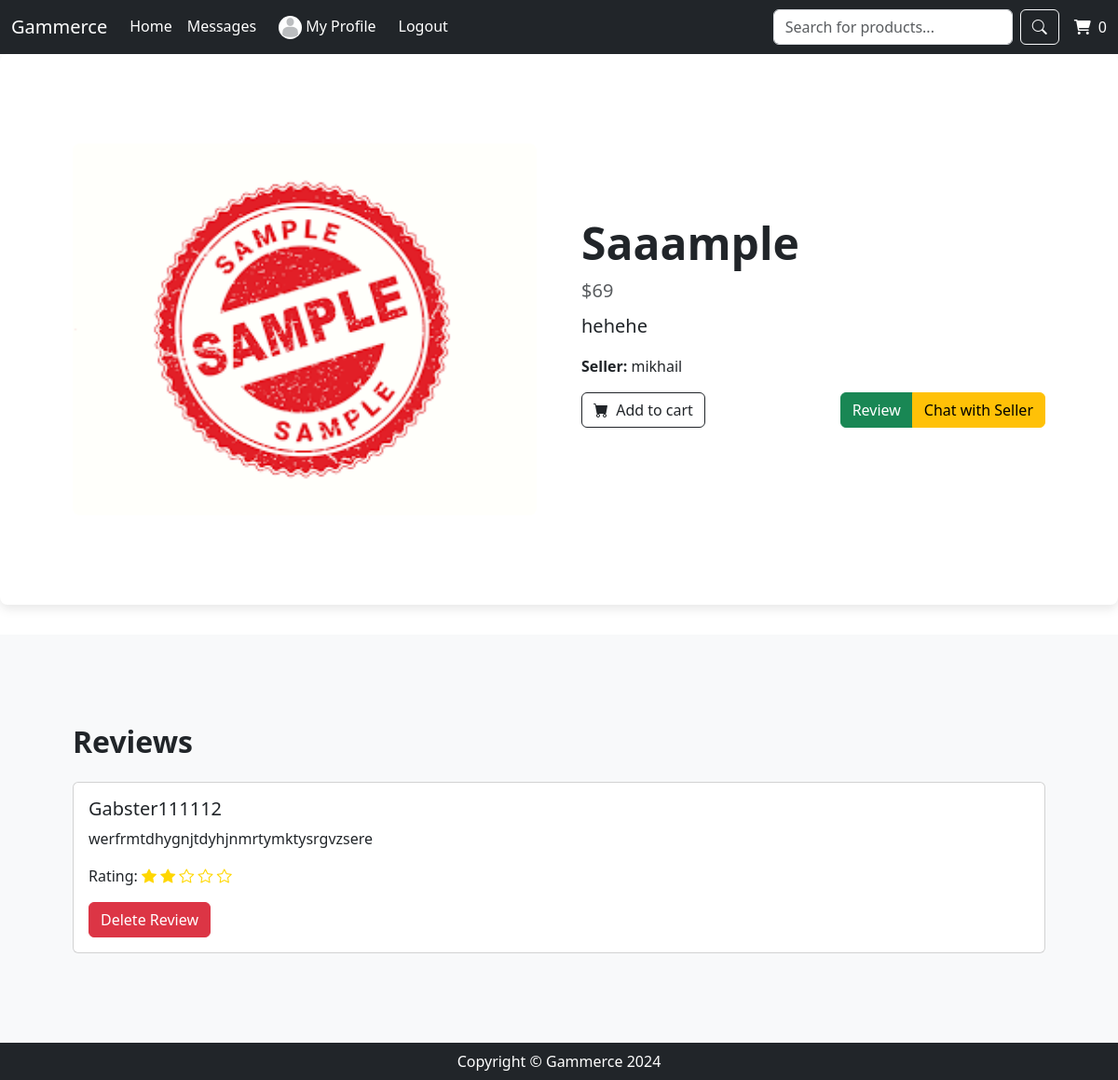
Page /products/list/5/ (signed in) on the committed database.
### core/models.py (models this page shows, shortened)
class User(AbstractBaseUser):
    email = models.EmailField(unique=True)
    username = models.CharField(max_length=100, unique=True)
    date_joined = models.DateTimeField(auto_now_add=True)
    active = models.BooleanField(default=True)
    staff = models.BooleanField(default=False)
    admin = models.BooleanField(default=False)
    seller = models.BooleanField(default=False)
    USERNAME_FIELD = 'email'
    REQUIRED_FIELDS = ['username']
    objects = UserManager()
    @property
    def is_active(self):
        return self.active
    @property
    def is_admin(self):
        return self.admin

class Profile(models.Model):
    user = models.OneToOneField(User, on_delete=models.CASCADE)
    products = models.ManyToManyField('products.Products', related_name='products', null=True, blank=True)
    orders = models.ManyToManyField('products.Order', related_name='orders', null=True, blank=True)
    reviews = models.ManyToManyField('products.Review', related_name='reviews', null=True, blank=True)
    profile_picture = models.ImageField(upload_to='profile_pictures/', null=True, blank=True, default='image/default.webp')

### products/models.py (models this page shows, shortened)
class Products(models.Model):
    name = models.CharField(max_length=100)
    price = models.IntegerField()
    category = models.ForeignKey(Category, on_delete=models.CASCADE)
    description = models.TextField()
    stock = models.IntegerField()
    image = models.ImageField(upload_to='products/images/')
    seller=models.ForeignKey(User,on_delete=models.CASCADE)

class Review(models.Model):
    product = models.ForeignKey(Products, on_delete=models.CASCADE)
    user = models.ForeignKey(User, on_delete=models.CASCADE)
    seller = models.ForeignKey(User, on_delete=models.CASCADE, related_name='seller_review')
    review = models.TextField()
    rating = models.IntegerField()
    def __str__(self):
        return self.product.name

### products/views.py (the view)
# urls.py: path('list/<int:pk>/', viewProduct, name='viewProduct'),
@login_required
def viewProduct(request, pk):
    product = Products.objects.get(pk=pk)
    obj_list = Review.objects.filter(product=product)
    print(obj_list)
    context = {
        'product': product,
        'reviews': obj_list
    }
    return render(request, 'products/productsDetail.html', context)

### templates/products/productsDetail.html (shortened to what this page needs)
{% extends 'base.html' %}
{% block content %}
<section class="product-details py-5">
    <div class="container px-4 px-lg-5 my-5">
        <div class="row gx-4 gx-lg-5 align-items-center">
            <div class="col-md-6">
                <img src="{{ product.image.url }}" class="product-image img-fluid mb-3 mb-md-0" alt="{{ product.name }}" />
            </div>
            <div class="col-md-6">
                <div class="product-info">
                    <h1 class="display-5 fw-bolder">{{ product.name }}</h1>
                    <div class="product-price fs-5 mb-2">
                        <span class="text-muted">${{ product.price }}</span>
                    </div>
                    <p class="lead">{{ product.description }}</p>
                    <p class="seller"><strong>Seller:</strong> {{ product.seller.username }}</p>
                    <div class="d-flex justify-content-between mt-3">
                        <div class="btn-group">
                            <form method="POST" action="{% url 'addToCart' product.id %}" class="d-inline">
                                <button class="btn btn-outline-dark flex-shrink-0" type="submit">
                                    <i class="bi-cart-fill me-1"></i> Add to cart
                                </button>
                            </form>
                        </div>
                        <div class="btn-group">
                            <a href="{% url 'review' product.id %}" class="btn btn-success">Review</a>
                            <a href="{% url 'chats'%}?user={{product.seller.username}}" class="btn btn-warning">Chat with Seller</a>
                        </div>
                    </div>
                    </div>
                </div>
            </div>
        </div>
</section>
<section class="reviews py-5 bg-light">
    <div class="container px-4 px-lg-5 my-5">
        <h2 class="fw-bolder mb-4">Reviews</h2>
        {% for foo in reviews %}
        <div class="card mb-3">
            <div class="card-body">
                <h5 class="card-title">{{ foo.user.username }}</h5>
                <p class="card-text">{{ foo.review }}</p>
                <p class="card-text">
                    Rating:
                    {% for i in "12345" %}
                        {% if forloop.counter <= foo.rating %}
                            <i class="bi bi-star-fill" style="color: gold;"></i>
                        {% else %}
                            <i class="bi bi-star"style="color: gold;"></i>
                        {% endif %}
                    {% endfor %}
                </p>
                {% if foo.user == request.user or request.user.is_admin %}
                <form method="POST" action="{% url 'deleteReview' foo.id %}" class="d-inline">
                    <button type="submit" class="btn btn-danger">Delete Review</button>
                </form>
                {% endif %}
            </div>
        </div>
        {% endfor %}
    </div>
</section>
{% endblock %}

### templates/header.html (shortened to what this page needs)
{% load static %}
<head>
    <link href="https://cdn.jsdelivr.net/npm/bootstrap@5.3.3/dist/css/bootstrap.min.css" rel="stylesheet">
</head>
<nav class="navbar navbar-expand-sm bg-dark">
    <div class="container-fluid">
        <a class="navbar-brand text-white" href="{% url 'index' %}">Gammerce</a>
        <div class="collapse navbar-collapse" id="navbarMenu">
            <ul class="navbar-nav me-auto mb-2 mb-lg-0">
                <li class="nav-item">
                    <a class="nav-link text-white" href="{% url 'index' %}">Home</a>
                </li>
                <li class="nav-item">
                    <a class="nav-link text-white" href="{% url 'chats' %}">Messages</a>
                </li>
                <li class="nav-item d-flex flex-container">
                    <a class="nav-link text-white ms-2" href="{% url 'profile' %}">
                        <img src="{{ request.user.profile.profile_picture.url }}" alt="Your Profile Picture" class="profile-pic rounded-circle" style="width: 25px; height: 25px; border-radius: 50%;"> My Profile
                    </a>
                </li>
                <li class="nav-item d-flex flex-container">
                    <a class="nav-link text-white ms-2" href="{% url 'logout' %}">Logout</a>
                </li>
            </ul>
            <form method="GET" action="{% url 'index' %}" class="d-flex">
                <input class="form-control me-2" type="search" name="search" placeholder="Search for products..." value="{{ search_query|default_if_none:'' }}">
                <button class="btn btn-outline-light" type="submit">
                    <i class="bi bi-search"></i>
                </button>
            </form>
            <div class="cart d-flex align-items-center ms-3">
                <a href="{% url 'cart' %}" style="text-decoration: none;">
                    <i class="fa fa-shopping-cart cart-icon text-white"></i>
                    <span class="cart-count ms-1 text-white">{{ request.session.cart | length }}</span>
                </a>
            </div>
        </div>
    </div>
</nav>

### static_my_project/css/style.css (style rules this page uses)
body { margin: 0; overflow-x: hidden; }
.container { max-width: 100vw; margin: 0 auto; }
img { max-width: 100%; height: auto; }

### templates/products/productsDetail.html (style rules this page uses)
.product-details { padding: 1.5rem; border-radius: 0.5rem; box-shadow: 0 0.25rem 0.75rem rgba(0, 0, 0, 0.1); margin-bottom: 2rem; }
.product-info { margin-bottom: 1rem; }
.product-image { width: 100%; border-radius: 0.5rem; }
.product-price { display: flex; align-items: center; }
.seller { margin-top: 0.5rem; }
.btn-group { display: flex; }

### rows in the picture
User: user.profile.profile_picture (placeholder picture)
Products: image (picture), name "Saaample", price "69", description "hehehe", seller.username "mikhail"
Review: user.username "Gabster111112", review "werfrmtdhygnjtdyhjnmrtymktysrgvzsere", rating 2 (drawn), shows "Delete Review"

### other values in the picture
{{ request.session.cart | length }} "0"
